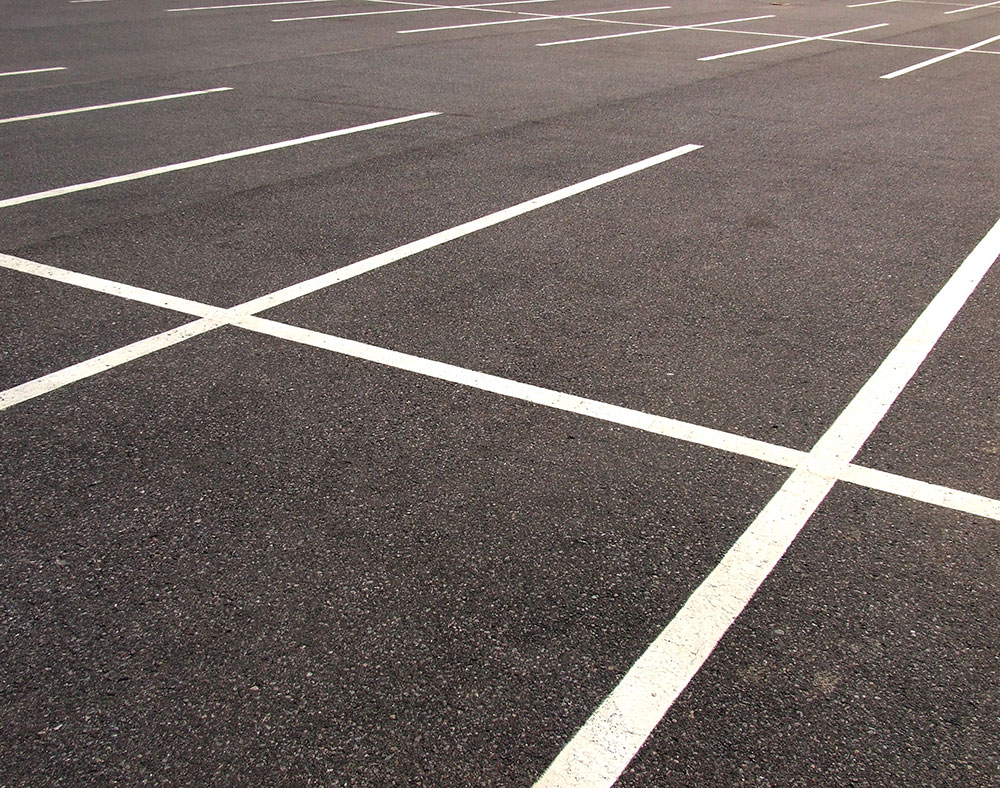
#> input picture cizgiler.jpg, 1000 x 788 px
$ python '27-) Hough Line Transform Resimden Çizgi Tespiti.py'
#> lines starting #> are read from the running program, lines starting #| are printed output that depends on the picture
import cv2
import numpy as np

# Resmi oku
img = cv2.imread("cizgiler.jpg")
#> img is the input picture: shape (788, 1000, 3); mean B, G, R 96.8, 100.8, 110.2

# Gri tonlamalı görüntü elde etme
gray = cv2.cvtColor(img, cv2.COLOR_BGR2GRAY)

# Kenarları algılama
kenar = cv2.Canny(gray, 100, 250)
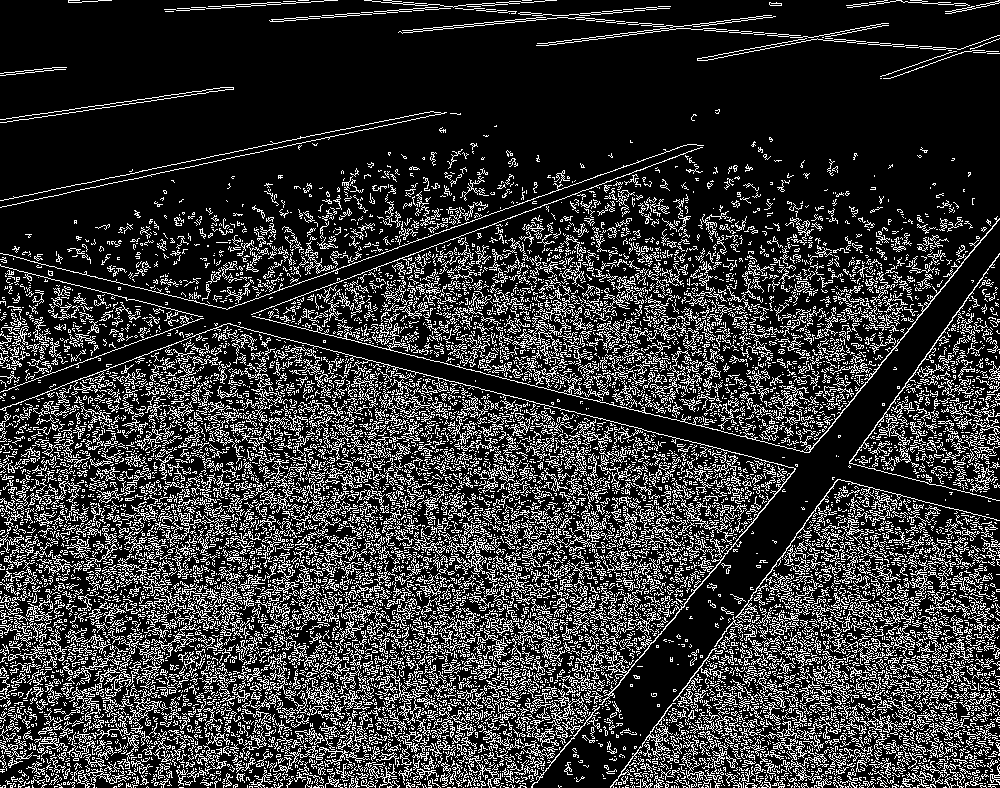
#> kenar: shape (788, 1000); 20.7% white in thin lines or dots

# Hough dönüşümü kullanarak çizgileri tespit etme
# İlk parametre: Kenar görüntüsü
# İkinci parametre: Çözünürlük (rho değeri)
# Üçüncü parametre: Radyan cinsinden açı çözünürlüğü (theta değeri)
# Dördüncü parametre: Eşik değeri, bir çizginin tespit edilmesi için gereken oy sayısı
cizgi = cv2.HoughLinesP(kenar, 1, np.pi / 180, 150)

# Tespit edilen çizgileri çizme
if cizgi is not None:
    for i in cizgi:
        x1, y1, x2, y2 = i[0]  # Çizginin koordinatları
        cv2.line(img, (x1, y1), (x2, y2), (255, 0, 0), 5)  # Çizgiyi resme ekleme
#> this loop made 36071 passes
#> (x1, y1, x2, y2) on passes 1 to 3: (210, 598, 210, 598), (222, 586, 222, 586), (182, 724, 185, 721)
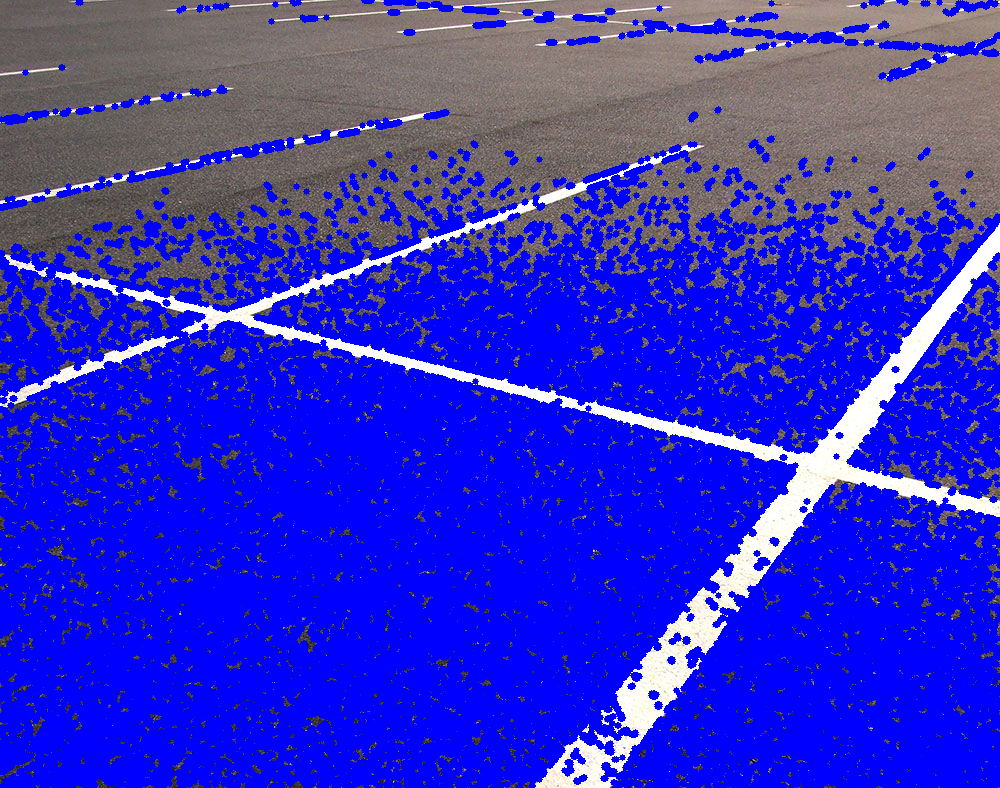
#> img: shape (788, 1000, 3); mean B, G, R 204, 46.3, 50.1

# Sonuçları gösterme
cv2.imshow("Tespit Edilen Çizgiler", img)
cv2.waitKey(0)
cv2.destroyAllWindows()

$ run again, with birdeye.jpg copied over cizgiler.jpg
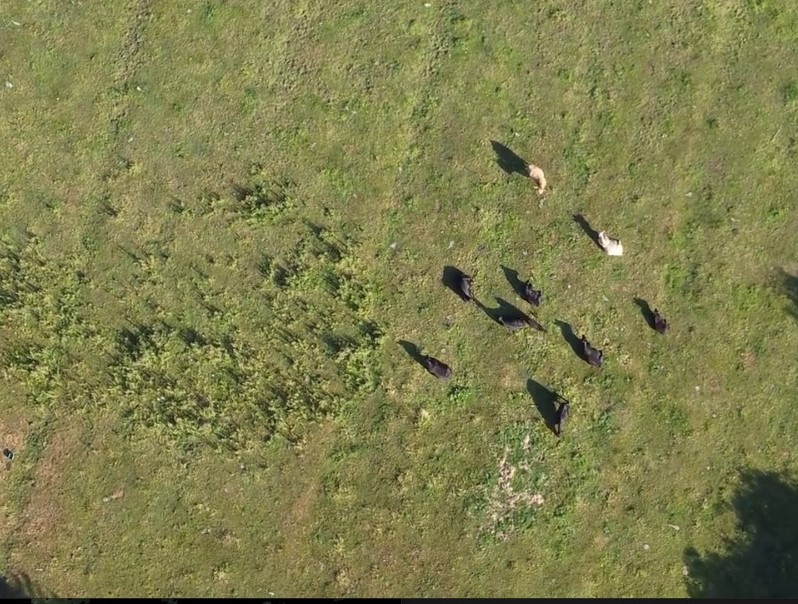
#> input picture birdeye.jpg, 798 x 604 px
#> img is the input picture: shape (604, 798, 3); mean B, G, R 77.7, 127.4, 127.7
#> `kenar = cv2.Canny(gray, 100, 250)`:
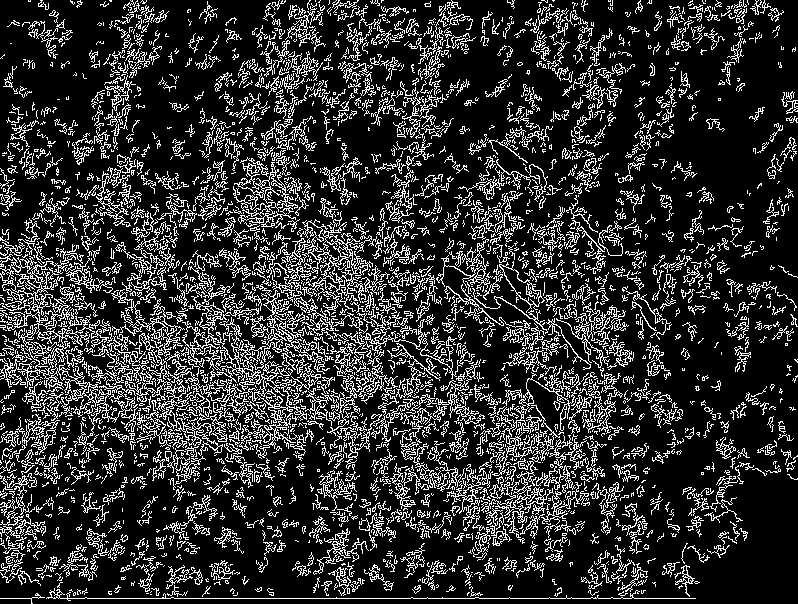
#> kenar: shape (604, 798); 18.8% white in thin lines or dots
#> the loop `for i in cizgi:` made 12283 passes
#> (x1, y1, x2, y2) on passes 1 to 3: (174, 598, 410, 598), (112, 76, 112, 76), (561, 526, 563, 528)
#> after the loop `for i in cizgi:`:
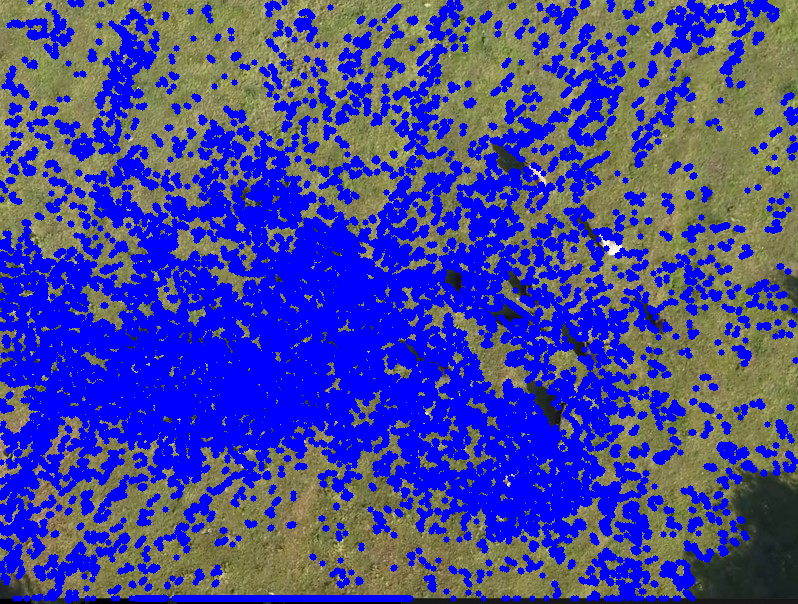
#> img: shape (604, 798, 3); mean B, G, R 159, 69, 69.4
